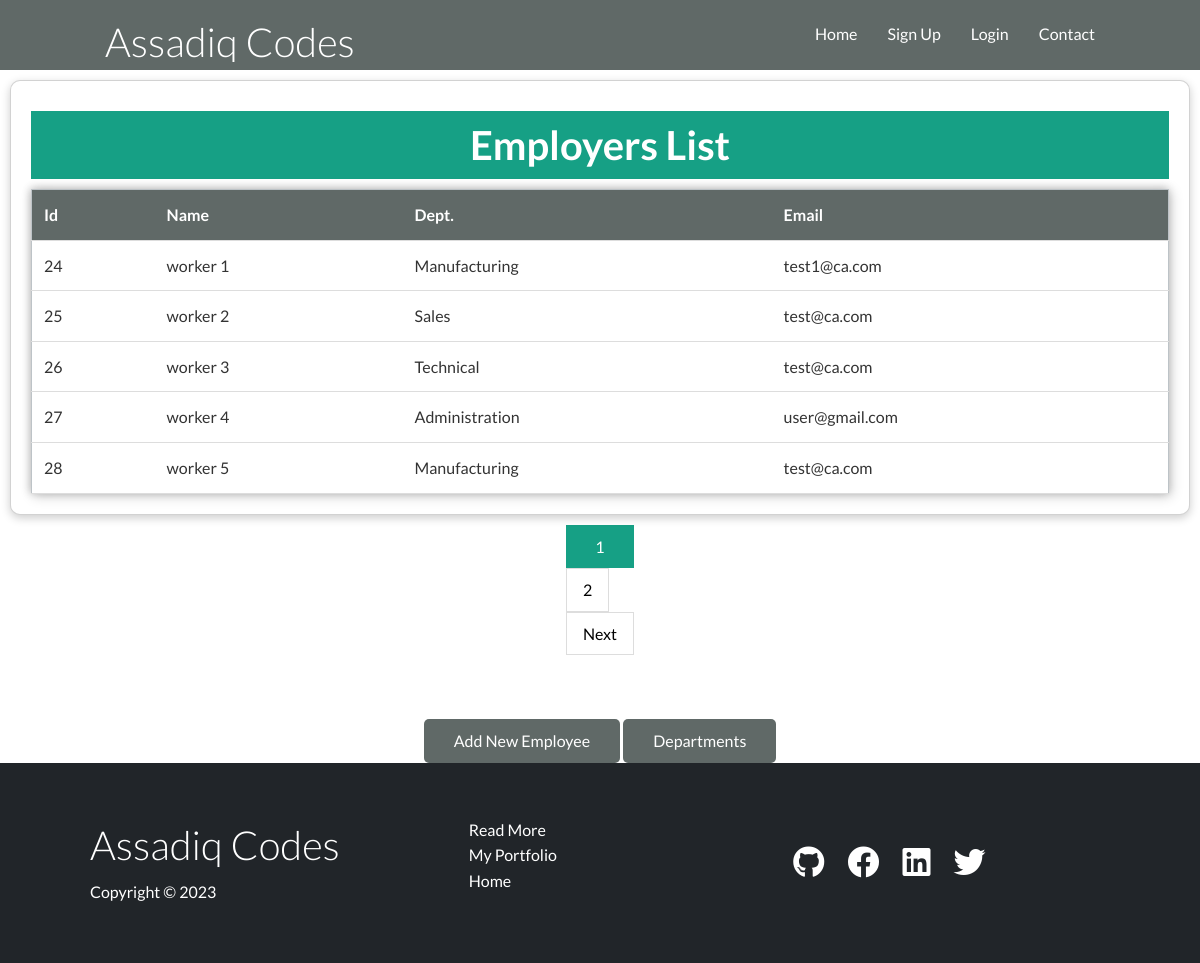
Page /employee_register/employee_list/ on the committed database.
### employee_register/models.py (models this page shows, shortened)
class Employee(models.Model):
    name = models.CharField(max_length=50)
    department = models.ForeignKey(Department, on_delete=models.CASCADE)
    email = models.EmailField(max_length=50)
    address = models.CharField(max_length=50)
    phone = models.CharField(max_length=20)

class Department(models.Model):
    name = models.CharField(max_length=50)

### employee_register/views.py (the view)
# urls.py: path('employee_list/', employee_list, name='employee_list'),
def employee_list(request):
    employees = Employee.objects.all()
    page = request.GET.get('page', 1)
    paginator = Paginator(employees, 5) # show 5 employees per page
    try:
        emps = paginator.page(page)
    except PageNotAnInteger:
        emps = paginator.page(1)
    except EmptyPage:
        emps = paginator.page(paginator.num_pages)
    return render(request, 'employee_register/employee_list.html', {'emps': emps})

### employee_register/templates/employee_register/employee_list.html (shortened to what this page needs)
{% extends 'employee_register/index.html' %}
{% block content %}
    <div class="card">
        <h1 class="total">Employers List</h1>
        <center>
            <table>
                <tr id="header">
                    <th>Id</th>
                    <th>Name</th>
                    <th>Dept.</th>
                    <th>Email</th>
                </tr>
                {% for employee in emps %}
                    <tr>
                        <td>{{ employee.id }}</td>
                        <td><a href="{% url 'employee_register:detail' employee.pk %}"> {{ employee.name }}</a></td>
                        <td>{{ employee.department.name }}</td>
                        <td>{{ employee.email }}</td>
                {% empty %}
                    </tr>
                {% endfor %}
            </table>
        </center>
    </div>
    <center>
      {% if emps.has_other_pages %}
    <ul class="pagination">
          {% for i in emps.paginator.page_range %}
          {% if emps.number == i %}
          <li class="active"><span>{{ i }} <span class="sr-only">(current)</span></span></li>
          {% else %}
          <li><a href="?page={{ i }}">{{ i }}</a></li>
          {% endif %}
          {% endfor %}
          {% if emps.has_next %}
          <li><a href="?page={{ emps.next_page_number }}">Next</a></li>
          {% endif %}
    </ul>
      {% endif %}
    </center>
    <center>
    <div class="container" id="blur">
      <div class="content">
          {% if request.user.is_authenticated %}
        <a class="btn" href="{% url 'employee_register:add_employee' %}" style="margin-top: 6%">Add New Employee</a>
          {% else %}
        <a class="btn" href="#" style="margin-top: 6%" onclick="toggle()">Add New Employee</a>
          {% endif %}
        <a class="btn" href="{% url 'employee_register:department_list' %}" style="margin-top: 6%">Departments</a>
      </div>
    </div>
    </center>
{% endblock %}

### employee_register/templates/employee_register/index.html (shortened to what this page needs)
<!DOCTYPE html>
{% load static %}
<html lang="en">
<head>
    <link href="https://cdn.jsdelivr.net/npm/bootstrap@5.2.3/dist/css/bootstrap.min.css" rel="stylesheet">
    <link rel="stylesheet" href="https://cdnjs.cloudflare.com/ajax/libs/font-awesome/5.15.1/css/all.min.css" />
    <link rel="stylesheet" href="{% static 'css/utilities.css' %}">
    <link rel="stylesheet" href="{% static 'css/home.css' %}">
</head>
<body>
    <div class="navbar">
        <div class="container flex">
            <h1 class="logo" ><a href="{% url 'employee_register:index' %}">Assadiq Codes</a></h1>
            <nav>
                <ul>
                    <li><a href="{% url 'employee_register:index' %}">Home</a></li>
                        {% if request.user.is_authenticated %}
                        <li class="nav-item">
                            <a href="{% url 'logout' %}" class="nav_link">Logout</a>
                        </li>
                        {% else %}
                        <li class="nav-item">
                            <a href="{% url 'register' %}" class="nav_link">Sign Up</a>
                        </li>
                        <li class="nav-item">
                            <a href="{% url 'login' %}" class="nav_link">Login</a>
                        </li>
                        {% endif %}
                    <li><a href="docs.html">Contact</a></li>
                </ul>
            </nav>
        </div>
    </div>
    {% block content %}{% endblock %}
    <footer class="footer bg-dark py-5">
        <div class="container grid grid-3">
            <div>
                <h1>Assadiq Codes
                </h1>
                <p>Copyright &copy; 2023</p>
            </div>
            <nav>
                <ul>
                    <li><a href="{% url 'employee_register:read_more' %}">Read More</a></li>
                    <li><a href="https://assadiq01.github.io/assadiq/">My Portfolio</a></li>
                    <li><a href="{% url 'employee_register:index' %}">Home</a></li>
                </ul>
            </nav>
            <div class="social">
                <a href="https://github.com/Assadiq01/"><i class="fab fa-github fa-2x"></i></a>
                <a href="https://web.facebook.com/abubakara.yunus.94/"><i class="fab fa-facebook fa-2x"></i></a>
                <a href="https://www.linkedin.com/in/abubakar-ashiru-yunusa-394745245/"><i class="fab fa-linkedin fa-2x"></i></a>
                <a href="https://twitter.com/Assadiq15494031"><i class="fab fa-twitter fa-2x"></i></a>
            </div>
        </div>
    </footer>
</body>
</html>

### employee_register/static/css/utilities.css (style rules this page uses)
.container { max-width: 1100px; margin: 0 auto; overflow: auto; padding: 0 40px; }
.card { background-color: #fff; color: #333; border-radius: 10px; box-shadow: 0 3px 10px rgba(0, 0, 0, 0.2); padding: 20px; margin: 10px; }
.btn { display: inline-block; padding: 10px 30px; cursor: pointer; background: var(--primary-color); color: #fff; border: none; border-radius: 5px; }
.bg-dark, .btn-dark { background-color: var(--dark-color); color: #fff; }
.bg-primary a, .btn-primary a, .bg-secondary a, .btn-secondary a, .bg-dark a, .btn-dark a { color: #fff; }
.flex { display: flex; justify-content: center; align-items: center; height: 100%; }
.grid { display: grid; grid-template-columns: repeat(2, 1fr); gap: 20px; justify-content: center; align-items: center; height: 100%; }
.grid-3 { grid-template-columns: repeat(3, 1fr); }
.py-5 { padding: 4rem 0; }

### employee_register/static/css/home.css (style rules this page uses)
:root { --primary-color: #606967; --secondary-color: #1c3fa8; --dark-color: #0a4639; --light-color: #f4f4f4; --success-color: #5cb85c; --error-color: #d9534f; }
* { box-sizing: border-box; padding: 0; margin: 0; }
body { font-family: 'Lato', sans-serif; color: #333; line-height: 1.6; }
ul { list-style-type: none; }
a { text-decoration: none; color: #333; }
h1, h2 { font-weight: 300; line-height: 1.2; margin: 10px 0; }
p { margin: 10px 0; }
.navbar { background-color: var(--primary-color); color: #fff; height: 70px; }
.navbar ul { display: flex; }
.navbar a { color: #fff; padding: 10px; margin: 0 5px; }
.navbar .flex { justify-content: space-between; }
.footer .social a { margin: 0 10px; }
table { border-collapse: collapse; width: 100%; height: 100px; border: 1px solid #bdc3c7; box-shadow: 2px 2px 12px rgba(0, 0, 0, 0.2), -1px -1px 8px rgba(0, 0, 0, 0.2); }
tr { transition: all .2s ease-in; cursor: pointer; }
th, td { padding: 12px; text-align: left; border-bottom: 1px solid #ddd; }
#header { background-color: #606967; color: #fff; }
.total { font-weight: 600; text-align: center; background-color: #16a085; color: #fff; padding: 10px 0px; }
.pagination { display:block; }
.pagination a { color: black; float: left; padding: 8px 16px; text-decoration: none; transition: background-color .3s; border: 1px solid #ddd; }
.active { background-color: #16a085; padding: 8px 16px; color: white; border: 1px solid #16a085; }

### employee_register/templates/employee_register/employee_list.html (style rules this page uses)
.pagination { display: inline-block; }
.pagination a { color: black; float: left; padding: 8px 16px; text-decoration: none; }
* { margin: 0; padding: 0; box-sizing: border-box; }
.container .content { position: relative; max-width: 800px; }

### rows in the picture
Employee: id "24", name "worker 1", department.name "Manufacturing", email "test1@ca.com"
Employee: id "25", name "worker 2", department.name "Sales", email "test@ca.com"
Employee: id "26", name "worker 3", department.name "Technical", email "test@ca.com"
Employee: id "27", name "worker 4", department.name "Administration", email "user@gmail.com"
Employee: id "28", name "worker 5", department.name "Manufacturing", email "test@ca.com"

### other values in the picture
{{ i }} "1"
{{ i }} "2"
